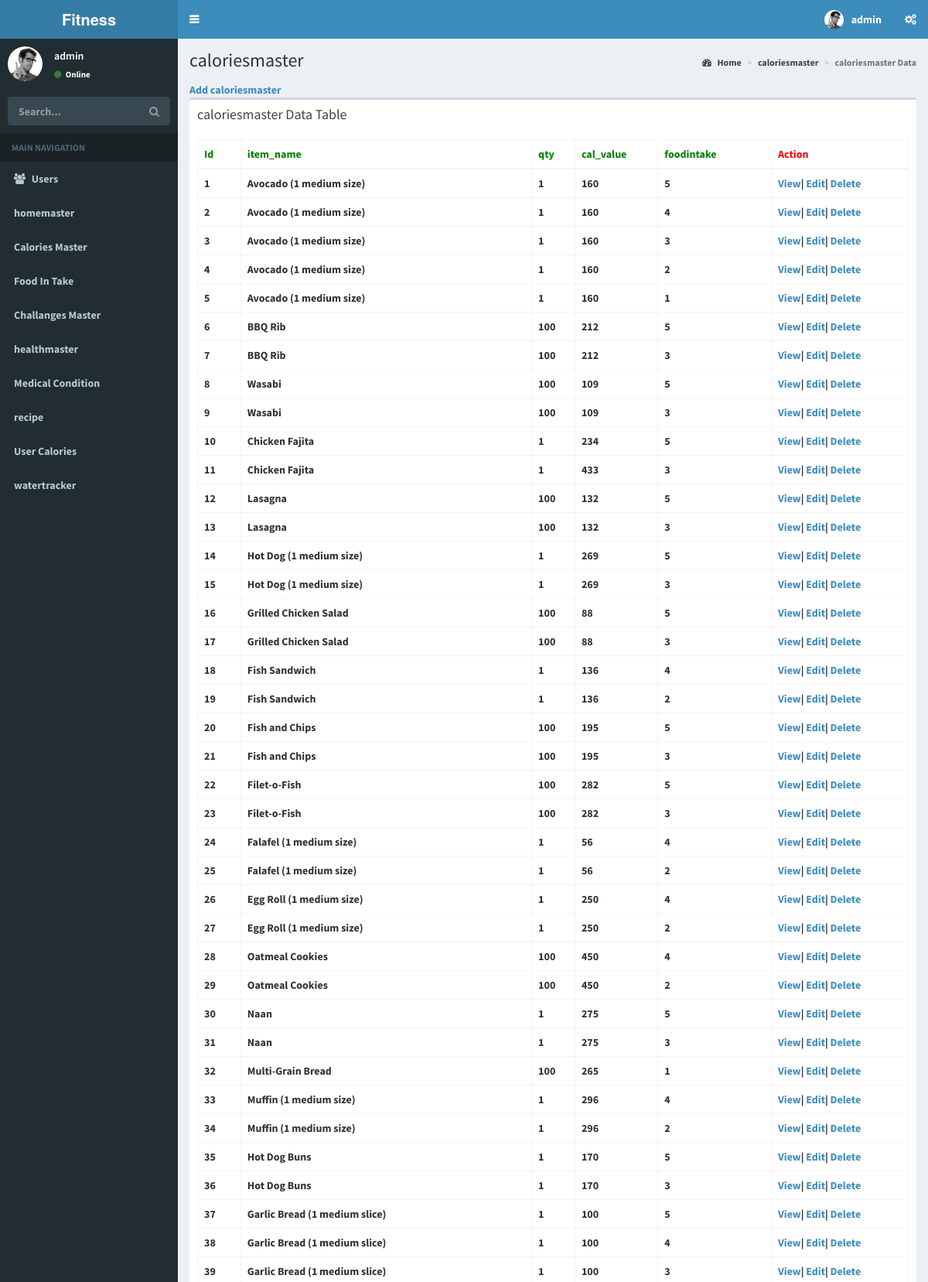
The app's page /admin/caloriesmaster.php (signed in, upper part) with its own data.
### tables this page shows
CREATE TABLE `caloriesmaster` (
  `item_id` bigint(20) NOT NULL,
  `item_name` varchar(200) NOT NULL,
  `qty` int(11) NOT NULL,
  `cal_value` bigint(20) NOT NULL,
  `foodintake_id` int(11) NOT NULL
);

### admin/caloriesmaster.php (the view, shortened to what this page needs)
<?php
include("includes/header.php");
$query  = "SELECT * FROM `caloriesmaster` ORDER BY `caloriesmaster`.`item_id` DESC";
$resnum = mysqli_query($con, $query);
?>
<div class="content-wrapper" style="min-height: 916.281px;">
    <section class="content-header">
        <h1>
            caloriesmaster
        </h1>
        <ol class="breadcrumb">
            <li><a href="#"><i class="fa fa-dashboard"></i> Home</a></li>
            <li><a href="#">caloriesmaster</a></li>
            <li class="active">caloriesmaster Data</li>
        </ol>
    </section>
    <section class="content">
        <div class="row">
            <div class="col-xs-12">
                <a href="<?php echo BASE_URL; ?>/addCaloriesmaster.php">Add caloriesmaster</a>
                <div class="box">
                    <div class="box-header">
                        <h3 class="box-title">caloriesmaster Data Table</h3>
                    </div>
                    <div class="box-body">
                        <div id="example2_wrapper" class="dataTables_wrapper form-inline dt-bootstrap">
                            <div class="row">
                                <div class="col-sm-6"></div>
                                <div class="col-sm-6"></div>
                            </div>
                            <div class="row">
                                <div class="col-sm-12">
                                    <table id="example2" class="table table-bordered table-hover dataTable" role="grid" aria-describedby="example2_info">
                                        <thead>
                                            <tr role="row">
                                                <th class="sorting_asc" style="color: green" tabindex="0" aria-controls="example2" rowspan="1" colspan="1" aria-sort="ascending" aria-label="Rendering engine: activate to sort column descending">
                                                    Id
                                                </th>
                                                <th class="sorting" style="color: green" tabindex="0" aria-controls="example2" rowspan="1" colspan="1" aria-label="Browser: activate to sort column ascending">
                                                    item_name
                                                </th>
                                                <th class="sorting" style="color: green" tabindex="0" aria-controls="example2" rowspan="1" colspan="1" aria-label="Platform(s): activate to sort column ascending">
                                                    qty
                                                </th>
                                                <th class="sorting" style="color: green" tabindex="0" aria-controls="example2" rowspan="1" colspan="1" aria-label="Engine version: activate to sort column ascending">
                                                    cal_value
                                                </th>
                                                <th class="sorting" style="color: green" tabindex="0" aria-controls="example2" rowspan="1" colspan="1" aria-label="CSS grade: activate to sort column ascending">
                                                    foodintake
                                                </th>
                                                <th class="sorting" style="color: red" tabindex="0" aria-controls="example2" rowspan="1" colspan="1" aria-label="CSS grade: activate to sort column ascending">
                                                    Action
                                                </th>
                                            </tr>
                                        </thead>
                                        <tbody>
                                            <?php
                                            $i = 1;
                                            while ($result_arr = mysqli_fetch_assoc($resnum)) {
                                            ?>
                                                <tr role="row" class="odd">
                                                    <td class="sorting_1"><?php echo $i; ?></td>
                                                    <td><?php echo $result_arr['item_name']; ?></td>
                                                    <td><?php echo $result_arr['qty']; ?></td>
                                                    <td><?php echo $result_arr['cal_value']; ?></td>
                                                    <td><?php echo $result_arr['foodintake_id']; ?></td>
                                                    <td>
                                                        <a href="<?php echo BASE_URL; ?>/viewCaloriesmaster.php?id=<?php echo $result_arr['item_id']; ?>">View</a>|
                                                        <a href="<?php echo BASE_URL; ?>/editcaloriesmaster.php?id=<?php echo $result_arr['item_id']; ?>">Edit</a>|
                                                        <a href="<?php echo BASE_URL; ?>/deletecaloriesmaster.php?id=<?php echo $result_arr['item_id']; ?>">Delete</a>
                                                    </td>
                                                </tr>
                                            <?php
                                                $i++;
                                            } ?>
                                        </tbody>
                                    </table>
                                </div>
                            </div>
                        </div>
                    </div>
                </div>
            </div>
        </div>
    </section>
</div>
<?php
include("includes/footer.php");
?>

### records on screen
caloriesmaster: item_name "Avocado (1 medium size)", qty "1", cal_value "160", foodintake "5"
caloriesmaster: item_name "Avocado (1 medium size)", qty "1", cal_value "160", foodintake "4"
caloriesmaster: item_name "Avocado (1 medium size)", qty "1", cal_value "160", foodintake "3"
caloriesmaster: item_name "Avocado (1 medium size)", qty "1", cal_value "160", foodintake "2"
caloriesmaster: item_name "Avocado (1 medium size)", qty "1", cal_value "160", foodintake "1"
caloriesmaster: item_name "BBQ Rib", qty "100", cal_value "212", foodintake "5"
caloriesmaster: item_name "BBQ Rib", qty "100", cal_value "212", foodintake "3"
caloriesmaster: item_name "Wasabi", qty "100", cal_value "109", foodintake "5"
caloriesmaster: item_name "Wasabi", qty "100", cal_value "109", foodintake "3"
caloriesmaster: item_name "Chicken Fajita", qty "1", cal_value "234", foodintake "5"
caloriesmaster: item_name "Chicken Fajita", qty "1", cal_value "433", foodintake "3"
caloriesmaster: item_name "Lasagna", qty "100", cal_value "132", foodintake "5"
caloriesmaster: item_name "Lasagna", qty "100", cal_value "132", foodintake "3"
caloriesmaster: item_name "Hot Dog (1 medium size)", qty "1", cal_value "269", foodintake "5"
caloriesmaster: item_name "Hot Dog (1 medium size)", qty "1", cal_value "269", foodintake "3"
caloriesmaster: item_name "Grilled Chicken Salad", qty "100", cal_value "88", foodintake "5"
caloriesmaster: item_name "Grilled Chicken Salad", qty "100", cal_value "88", foodintake "3"
caloriesmaster: item_name "Fish Sandwich", qty "1", cal_value "136", foodintake "4"
caloriesmaster: item_name "Fish Sandwich", qty "1", cal_value "136", foodintake "2"
caloriesmaster: item_name "Fish and Chips", qty "100", cal_value "195", foodintake "5"
caloriesmaster: item_name "Fish and Chips", qty "100", cal_value "195", foodintake "3"
caloriesmaster: item_name "Filet-o-Fish", qty "100", cal_value "282", foodintake "5"
caloriesmaster: item_name "Filet-o-Fish", qty "100", cal_value "282", foodintake "3"
caloriesmaster: item_name "Falafel (1 medium size)", qty "1", cal_value "56", foodintake "4"
caloriesmaster: item_name "Falafel (1 medium size)", qty "1", cal_value "56", foodintake "2"
caloriesmaster: item_name "Egg Roll (1 medium size)", qty "1", cal_value "250", foodintake "4"
caloriesmaster: item_name "Egg Roll (1 medium size)", qty "1", cal_value "250", foodintake "2"
caloriesmaster: item_name "Oatmeal Cookies", qty "100", cal_value "450", foodintake "4"
caloriesmaster: item_name "Oatmeal Cookies", qty "100", cal_value "450", foodintake "2"
caloriesmaster: item_name "Naan", qty "1", cal_value "275", foodintake "5"
caloriesmaster: item_name "Naan", qty "1", cal_value "275", foodintake "3"
caloriesmaster: item_name "Multi-Grain Bread", qty "100", cal_value "265", foodintake "1"
caloriesmaster: item_name "Muffin (1 medium size)", qty "1", cal_value "296", foodintake "4"
caloriesmaster: item_name "Muffin (1 medium size)", qty "1", cal_value "296", foodintake "2"
caloriesmaster: item_name "Hot Dog Buns", qty "1", cal_value "170", foodintake "5"
caloriesmaster: item_name "Hot Dog Buns", qty "1", cal_value "170", foodintake "3"
caloriesmaster: item_name "Garlic Bread (1 medium slice)", qty "1", cal_value "100", foodintake "5"
caloriesmaster: item_name "Garlic Bread (1 medium slice)", qty "1", cal_value "100", foodintake "4"
caloriesmaster: item_name "Garlic Bread (1 medium slice)", qty "1", cal_value "100", foodintake "3"

### other values on screen
$adminData['name'] "admin"
